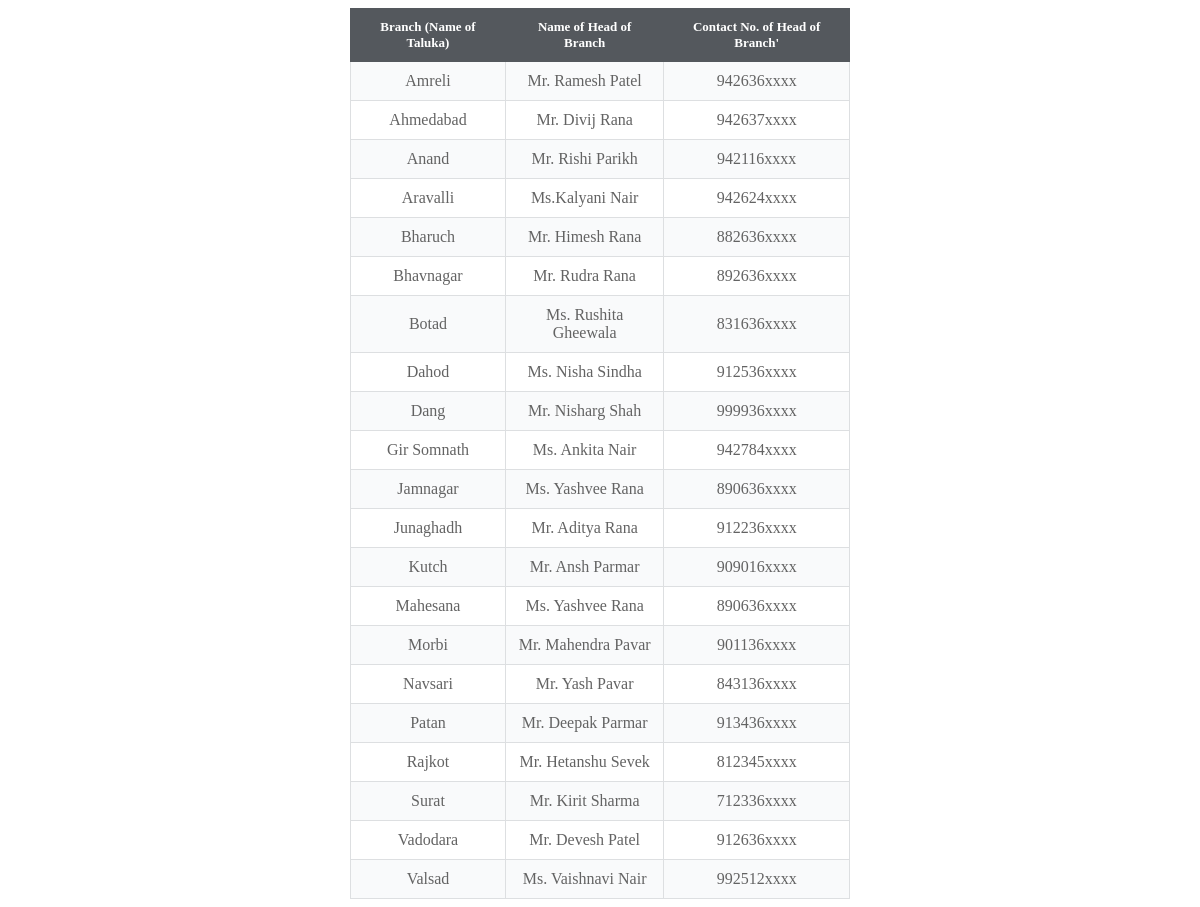
The page /After_Login_ContactUs.php on the database its author committed.
### tables this page shows
CREATE TABLE IF NOT EXISTS `contact_info` (
 `Branch (Name of Taluka)` varchar(50) NOT NULL,
 `Name of Head of Branch` varchar(50) NOT NULL,
 `Contact No. of Head of Branch` varchar(50) NOT NULL
 );

### After_Login_ContactUs.php (the view, shortened to what this page needs)
<!DOCTYPE html>
<html>
<body>
<?php
require('db.php');
$sql = "SELECT `Branch (Name of Taluka)`,`Name of Head of Branch`,`Contact No. of Head of Branch` FROM `contact_info`";
$result = $con->query($sql); ?>
<div class="ti">
    <table border="1px">
        <tr>
            <th>Branch (Name of Taluka)</th>
            <th>Name of Head of Branch</th>
            <th>Contact No. of Head of Branch'</th>
        </tr>
        <?php while ($row = $result->fetch_assoc()) :?>
        <tr>
		<td><?php echo $row['Branch (Name of Taluka)']; ?></td>
		<td><?php echo $row['Name of Head of Branch']; ?></td>
		<td><?php echo $row['Contact No. of Head of Branch']; ?></td>
        <?php endwhile; ?>
	</tr>
    </table>
    </div>
</body>
</html>

### After_Login_ContactUs.php (style rules this page uses)
.ti { text-align: center; display:flex; justify-content: center; align-content: center; }
table { border-collapse: collapse; width: 500px; }
td, th { padding: 10px; }
th { background-color: #54585d; color: #ffffff; font-weight: bold; font-size: 13px; border: 1px solid #54585d; }
td { color: #636363; border: 1px solid #dddfe1; }
tr { background-color: #f9fafb; }
tr:nth-child(odd) { background-color: #ffffff; }

### rows shown on the page
contact_info: value "Amreli", Name of Head of Branch "Mr. Ramesh Patel", value "942636xxxx"
contact_info: value "Ahmedabad", Name of Head of Branch "Mr. Divij Rana", value "942637xxxx"
contact_info: value "Anand", Name of Head of Branch "Mr. Rishi Parikh", value "942116xxxx"
contact_info: value "Aravalli", Name of Head of Branch "Ms.Kalyani Nair", value "942624xxxx"
contact_info: value "Bharuch", Name of Head of Branch "Mr. Himesh Rana", value "882636xxxx"
contact_info: value "Bhavnagar", Name of Head of Branch "Mr. Rudra Rana", value "892636xxxx"
contact_info: value "Botad", Name of Head of Branch "Ms. Rushita Gheewala", value "831636xxxx"
contact_info: value "Dahod", Name of Head of Branch "Ms. Nisha Sindha", value "912536xxxx"
contact_info: value "Dang", Name of Head of Branch "Mr. Nisharg Shah", value "999936xxxx"
contact_info: value "Gir Somnath", Name of Head of Branch "Ms. Ankita Nair", value "942784xxxx"
contact_info: value "Jamnagar", Name of Head of Branch "Ms. Yashvee Rana", value "890636xxxx"
contact_info: value "Junaghadh", Name of Head of Branch "Mr. Aditya Rana", value "912236xxxx"
contact_info: value "Kutch", Name of Head of Branch "Mr. Ansh Parmar", value "909016xxxx"
contact_info: value "Mahesana", Name of Head of Branch "Ms. Yashvee Rana", value "890636xxxx"
contact_info: value "Morbi", Name of Head of Branch "Mr. Mahendra Pavar", value "901136xxxx"
contact_info: value "Navsari", Name of Head of Branch "Mr. Yash Pavar", value "843136xxxx"
contact_info: value "Patan", Name of Head of Branch "Mr. Deepak Parmar", value "913436xxxx"
contact_info: value "Rajkot", Name of Head of Branch "Mr. Hetanshu Sevek", value "812345xxxx"
contact_info: value "Surat", Name of Head of Branch "Mr. Kirit Sharma", value "712336xxxx"
contact_info: value "Vadodara", Name of Head of Branch "Mr. Devesh Patel", value "912636xxxx"
contact_info: value "Valsad", Name of Head of Branch "Ms. Vaishnavi Nair", value "992512xxxx"
